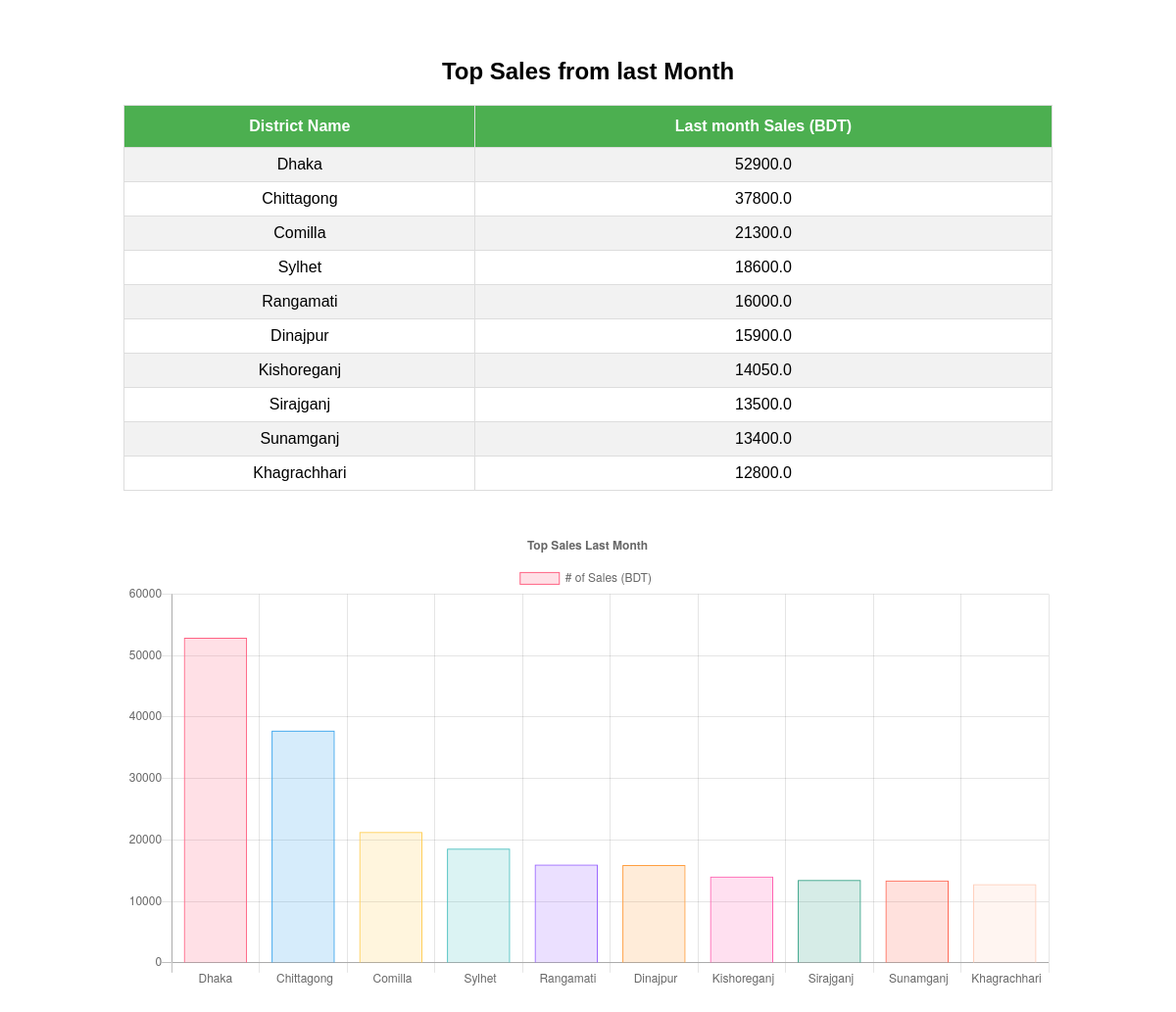
The page /top_sales on the database its author committed.
### map_app/models.py (models this page shows, shortened)
class Income(models.Model):
	district_code = models.CharField(max_length=50)
	district_name = models.CharField(max_length=200)
	month = models.IntegerField()
	income_by_month = models.CharField(max_length=200)
	income_last_month = models.FloatField()
	income_difference = models.FloatField()
	income = models.FloatField()

### map_app/views.py (the view)
# urls.py: path('top_sales',views.top_sales,name='top_sales'),
def top_sales(request):
    income_obj_count = Income.objects.all().count()
    if income_obj_count > 1:
        income_obj_top_list = Income.objects.order_by('income_last_month').reverse()[:10]
        context = {
            'income_obj_top_list': income_obj_top_list
        }
        return render(request, 'top_sales.html', context)
    else:
        messages.error(request, 'No Data to display!', extra_tags='error')
        return HttpResponseRedirect('/')

### map_app/templatetags/income_tags.py (called while the page is built)
@register.simple_tag
def top_sales_income_list():
	return [elem[0] for elem in list((Income.objects.values_list('income_last_month').order_by('income_last_month').reverse()[:10]))]

@register.simple_tag
def top_sales_district_list():
	return [str(elem[0])for elem in list((Income.objects.values_list('district_name').order_by('income_last_month').reverse()[:10]))]

### templates/top_sales.html (shortened to what this page needs)
<!DOCTYPE html>
{% load static %}
{% load income_tags %}
<html lang="en">
<head>
    <link rel="stylesheet" href="{% static 'bd_map/css/style.css' %}">
</head>
<body>
<div class="tableContainer">
    <h2>Top Sales from last Month</h2>
    <table class="tableTopList">
        <tr>
            <th>District Name</th>
            <th>Last month Sales (BDT)</th>
        </tr>
        {% for item in income_obj_top_list %}
            <tr>
                <td> {{ item.district_name }} </td>
                <td> {{ item.income_last_month }} </td>
            </tr>
        {% endfor %}
    </table>
</div>
<div class="chartContainer">
    <canvas id="topSalesChart"></canvas>
</div>
<script>
    let ctx = document.getElementById('topSalesChart').getContext('2d');
    let top_district = document.getElementById('topDistrict').innerText.trim().slice(1, -1).replace(/'/g, '');  /*Get string containing District name list*/
    let topChart = new Chart(ctx, {
        type: 'bar',
        data: {
            labels: top_district.split(","),  /*Convert string to array*/
            datasets: [{
                label: '# of Sales (BDT) ',
                data: {% top_sales_income_list  %},
                backgroundColor: [
                    'rgba(255, 99, 132, 0.2)',
                    'rgba(54, 162, 235, 0.2)',
                    'rgba(255, 206, 86, 0.2)',
                    'rgba(75, 192, 192, 0.2)',
                    'rgba(153, 102, 255, 0.2)',
                    'rgba(255, 159, 64, 0.2)',
                    'rgba(255,99,178,0.2)',
                    'rgba(54, 162, 135, 0.2)',
                    'rgba(255, 106, 86, 0.2)',
                    'rgba(255, 206, 186, 0.2)',
                ],
                borderColor: [
                    'rgba(255, 99, 132, 1)',
                    'rgba(54, 162, 235, 1)',
                    'rgba(255, 206, 86, 1)',
                    'rgba(75, 192, 192, 1)',
                    'rgba(153, 102, 255, 1)',
                    'rgba(255, 159, 64, 1)',
                    'rgba(255,99,178,1)',
                    'rgba(54, 162, 135, 1)',
                    'rgba(255, 106, 86, 1)',
                    'rgba(255, 206, 186, 1)',
                ],
                borderWidth: 1
            }]
        },
        options: {
            scales: {
                yAxes: [{
                    ticks: {
                        beginAtZero: true
                    }
                }]
            },
            responsive: true,
            legend: {
                position: 'top',
            },
            title: {
                display: true,
                text: 'Top Sales Last Month'
            }
        }
    });
</script>
</body>
</html>

### bd_map/static/bd_map/css/style.css (style rules this page uses)
* { text-align: center; font-family: "Trebuchet MS", Arial, Helvetica, sans-serif; }
.tableTopList { border-collapse: collapse; width: 100%; }
.tableTopList td, .tableTopList th { border: 1px solid #ddd; padding: 8px; }
.tableTopList tr:nth-child(even) { background-color: #f2f2f2; }
.tableTopList th { padding-top: 12px; padding-bottom: 12px; background-color: #4CAF50; color: white; }
.chartContainer { width: 80%; margin: 20px auto; }
.tableContainer { overflow-x: auto; width: 80%; margin: 20px auto; min-height: 500px; align-content: center; }

### rows shown on the page
Income: district_name "Dhaka", income_last_month "52900.0"
Income: district_name "Chittagong", income_last_month "37800.0"
Income: district_name "Comilla", income_last_month "21300.0"
Income: district_name "Sylhet", income_last_month "18600.0"
Income: district_name "Rangamati", income_last_month "16000.0"
Income: district_name "Dinajpur", income_last_month "15900.0"
Income: district_name "Kishoreganj", income_last_month "14050.0"
Income: district_name "Sirajganj", income_last_month "13500.0"
Income: district_name "Sunamganj", income_last_month "13400.0"
Income: district_name "Khagrachhari", income_last_month "12800.0"
